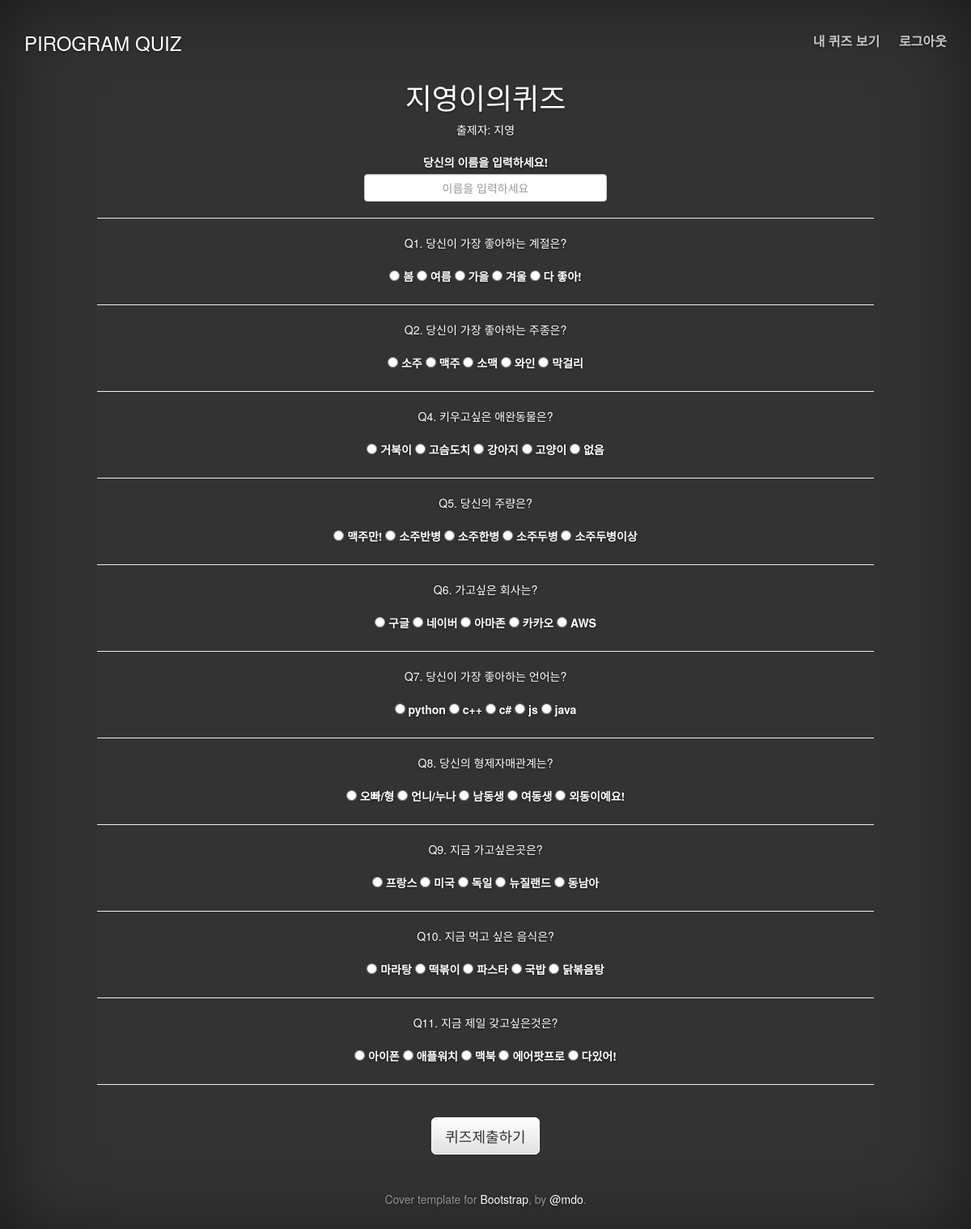
/solve/1/, run on the app's committed database.
### game/models.py (models this page shows, shortened)
class User(models.Model):
    quiz_title = models.CharField(max_length=50, default=0)
    name = models.CharField(max_length=30)
    quiz_url = models.URLField(max_length=200, null=True, blank=True, unique=True)
    answer = models.CharField(default="", max_length=10, null=True, blank=True)
    count = models.IntegerField(default="0")

class Quiz(models.Model):
    title = models.CharField(max_length=50)
    opt1 = models.CharField(max_length=50)
    opt2 = models.CharField(max_length=50)
    opt3 = models.CharField(max_length=50)
    opt4 = models.CharField(max_length=50)
    opt5 = models.CharField(max_length=50)

### game/views.py (the view, shortened to what this page needs)
# urls.py: path('solve/<int:pk>/', solve, name='solve'),
def solve(request, pk):
    if request.method== 'GET':
        queryset = Quiz.objects.all()
        user = User.objects.get(id=pk)
        context = {
            'quizs': queryset,
            'user': user,
        }
        return render(request, 'game/solve.html', context=context)

### game/templates/game/solve.html (shortened to what this page needs)
{% extends 'game/mainpage.html' %}
{% block nav %}
<li><a href="#">내 퀴즈 보기</a></li>
<li><a href="/accounts/logout">로그아웃</a></li>
{% endblock %}
{% block content %}
<div>
    <form action="{% url 'game:solve' pk=user.pk %}" method="POST">
        <div><h1 class='title'>{{user.quiz_title}}</h1></div>
        <div>출제자: {{user.name}}</div>
        <div class="form-group"><br>
        <label for="formGroupExampleInput">당신의 이름을 입력하세요!</label>
        <input type="text" name="user_name" class="form-control" placeholder='이름을 입력하세요'>
        {% for quiz in quizs %}
        <hr>
            <div>Q{{quiz.id}}. {{quiz.title}}</div> <br>
            <input type="radio" value="1" name="{{quiz.id}}">
            <label for="1">{{quiz.opt1}}</label>
            <input type="radio" value="2" name="{{quiz.id}}">
            <label for="2">{{quiz.opt2}}</label>
            <input type="radio" value="3" name="{{quiz.id}}">
            <label for="3">{{quiz.opt3}}</label>
            <input type="radio" value="4" name="{{quiz.id}}">
            <label for="4">{{quiz.opt4}}</label>
            <input type="radio" value="5" name="{{quiz.id}}">
            <label for="5">{{quiz.opt5}}</label>
        {% endfor %}
        <br>
        <hr>
        <br>
        <input type="submit" class="btn btn-lg btn-default" value="퀴즈제출하기" />
    </form>
</div>
{% endblock content %}

### game/templates/game/mainpage.html (shortened to what this page needs)
{% load static %}
<html lang="UTF-8">
<head>
    <link rel="stylesheet" href="https://maxcdn.bootstrapcdn.com/bootstrap/3.3.2/css/bootstrap.min.css">
    <link rel="stylesheet" href="https://maxcdn.bootstrapcdn.com/bootstrap/3.3.2/css/bootstrap-theme.min.css">
    <link href="{% static 'game/cover.css' %}" rel="stylesheet">
</head>
<body>
{% load socialaccount %}
    <div class="site-wrapper">
        <div class="site-wrapper-inner">
            <div class="cover-container">
                <div class="masthead clearfix">
                    <div class="inner">
                        <h3 class="masthead-brand"><a href="{% url 'game:quiz_home' %}">PIROGRAM QUIZ</a></h3>
                        <nav>
                            <ul class="nav masthead-nav">
                                {% block nav %}{% endblock %}
                            </ul>
                        </nav>
                    </div>
                </div>
                {% block content %}{% endblock content %}
                {% block footer %}
                <div class="mastfoot">
                    <div class="inner">
                        <p>Cover template for <a href="http://getbootstrap.com">Bootstrap</a>, by <a
                                href="https://twitter.com/mdo">@mdo</a>.</p>
                    </div>
                </div>
                {% endblock footer %}
            </div>
        </div>
    </div>
</body>
</html>

### game/static/game/cover.css (style rules this page uses)
a, a:focus, a:hover { color: #fff; }
.btn-default, .btn-default:hover, .btn-default:focus { color: #333; text-shadow: none; background-color: #fff; border: 1px solid #fff; }
html, body { height: 100%; background-color: #333; }
body { color: #fff; text-align: center; text-shadow: 0 1px 3px rgba(0,0,0,.5); }
.site-wrapper { display: table; width: 100%; height: 100%; min-height: 100%; -webkit-box-shadow: inset 0 0 100px rgba(0,0,0,.5); box-shadow: inset 0 0 100px rgba(0,0,0,.5); }
.site-wrapper-inner { display: table-cell; vertical-align: top; }
.cover-container { margin-right: auto; margin-left: auto; }
.inner { padding: 30px; }
.masthead-brand { margin-top: 10px; margin-bottom: 10px; }
.masthead-nav > li { display: inline-block; }
.masthead-nav > li + li { margin-left: 20px; }
.masthead-nav > li > a { padding-right: 0; padding-left: 0; font-size: 16px; font-weight: bold; color: #fff; color: rgba(255,255,255,.75); border-bottom: 2px solid transparent; }
@media (min-width: 768px) { .masthead-brand { float: left; } }
@media (min-width: 768px) { .masthead-nav { float: right; } }
.mastfoot { color: #999; color: rgba(255,255,255,.5); }
@media (min-width: 768px) { .masthead { position: fixed; top: 0; } }
@media (min-width: 768px) { .mastfoot { bottom: 0; } }
@media (min-width: 768px) { .site-wrapper-inner { vertical-align: middle; } }
@media (min-width: 768px) { .masthead, .mastfoot, .cover-container { width: 100%; } }
@media (min-width: 992px) { .masthead, .mastfoot, .cover-container { width: 100%; } }
input { max-width: 300px; margin: 0 auto; text-align: center; }

### game/templates/game/solve.html (style rules this page uses)
form { width:80%; margin:0 auto; margin-top:100px; }

### data on the page
User: quiz_title "지영이의퀴즈", name "지영"
Quiz: id "1", title "당신이 가장 좋아하는 계절은?", opt1 "봄", opt2 "여름", opt3 "가을", opt4 "겨울", opt5 "다 좋아!"
Quiz: id "2", title "당신이 가장 좋아하는 주종은?", opt1 "소주", opt2 "맥주", opt3 "소맥", opt4 "와인", opt5 "막걸리"
Quiz: id "4", title "키우고싶은 애완동물은?", opt1 "거북이", opt2 "고슴도치", opt3 "강아지", opt4 "고양이", opt5 "없음"
Quiz: id "5", title "당신의 주량은?", opt1 "맥주만!", opt2 "소주반병", opt3 "소주한병", opt4 "소주두병", opt5 "소주두병이상"
Quiz: id "6", title "가고싶은 회사는?", opt1 "구글", opt2 "네이버", opt3 "아마존", opt4 "카카오", opt5 "AWS"
Quiz: id "7", title "당신이 가장 좋아하는 언어는?", opt1 "python", opt2 "c++", opt3 "c#", opt4 "js", opt5 "java"
Quiz: id "8", title "당신의 형제자매관계는?", opt1 "오빠/형", opt2 "언니/누나", opt3 "남동생", opt4 "여동생", opt5 "외동이예요!"
Quiz: id "9", title "지금 가고싶은곳은?", opt1 "프랑스", opt2 "미국", opt3 "독일", opt4 "뉴질랜드", opt5 "동남아"
Quiz: id "10", title "지금 먹고 싶은 음식은?", opt1 "마라탕", opt2 "떡볶이", opt3 "파스타", opt4 "국밥", opt5 "닭볶음탕"
Quiz: id "11", title "지금 제일 갖고싶은것은?", opt1 "아이폰", opt2 "애플워치", opt3 "맥북", opt4 "에어팟프로", opt5 "다있어!"
